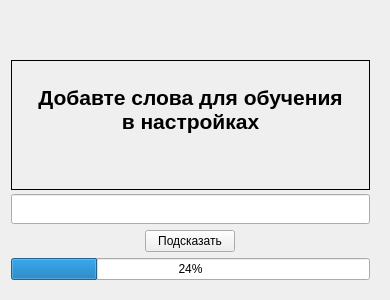
<?xml version="1.0" encoding="UTF-8"?>
<ui version="4.0">
 <class>MainWindow</class>
 <widget class="QMainWindow" name="MainWindow">
  <property name="geometry">
   <rect>
    <x>0</x>
    <y>0</y>
    <width>390</width>
    <height>300</height>
   </rect>
  </property>
  <property name="windowTitle">
   <string>Teacer word</string>
  </property>
  <property name="windowIcon">
   <iconset resource="file.qrc">
    <normaloff>:/icon/icon_trey</normaloff>:/icon/icon_trey</iconset>
  </property>
  <widget class="QWidget" name="centralWidget">
   <widget class="QWidget" name="verticalWidget" native="true">
    <property name="geometry">
     <rect>
      <x>10</x>
      <y>60</y>
      <width>371</width>
      <height>231</height>
     </rect>
    </property>
    <layout class="QVBoxLayout" name="verticalLayout">
     <property name="leftMargin">
      <number>1</number>
     </property>
     <property name="topMargin">
      <number>0</number>
     </property>
     <item>
      <widget class="QLabel" name="show_word">
       <property name="minimumSize">
        <size>
         <width>0</width>
         <height>130</height>
        </size>
       </property>
       <property name="palette">
        <palette>
         <active>
          <colorrole role="WindowText">
           <brush brushstyle="SolidPattern">
            <color alpha="255">
             <red>0</red>
             <green>0</green>
             <blue>0</blue>
            </color>
           </brush>
          </colorrole>
          <colorrole role="Button">
           <brush brushstyle="SolidPattern">
            <color alpha="255">
             <red>223</red>
             <green>175</green>
             <blue>186</blue>
            </color>
           </brush>
          </colorrole>
          <colorrole role="Light">
           <brush brushstyle="SolidPattern">
            <color alpha="255">
             <red>255</red>
             <green>255</green>
             <blue>255</blue>
            </color>
           </brush>
          </colorrole>
          <colorrole role="Midlight">
           <brush brushstyle="SolidPattern">
            <color alpha="255">
             <red>239</red>
             <green>215</green>
             <blue>220</blue>
            </color>
           </brush>
          </colorrole>
          <colorrole role="Dark">
           <brush brushstyle="SolidPattern">
            <color alpha="255">
             <red>111</red>
             <green>87</green>
             <blue>93</blue>
            </color>
           </brush>
          </colorrole>
          <colorrole role="Mid">
           <brush brushstyle="SolidPattern">
            <color alpha="255">
             <red>149</red>
             <green>117</green>
             <blue>124</blue>
            </color>
           </brush>
          </colorrole>
          <colorrole role="Text">
           <brush brushstyle="SolidPattern">
            <color alpha="255">
             <red>0</red>
             <green>0</green>
             <blue>0</blue>
            </color>
           </brush>
          </colorrole>
          <colorrole role="BrightText">
           <brush brushstyle="SolidPattern">
            <color alpha="255">
             <red>255</red>
             <green>255</green>
             <blue>255</blue>
            </color>
           </brush>
          </colorrole>
          <colorrole role="ButtonText">
           <brush brushstyle="SolidPattern">
            <color alpha="255">
             <red>0</red>
             <green>0</green>
             <blue>0</blue>
            </color>
           </brush>
          </colorrole>
          <colorrole role="Base">
           <brush brushstyle="SolidPattern">
            <color alpha="255">
             <red>255</red>
             <green>255</green>
             <blue>255</blue>
            </color>
           </brush>
          </colorrole>
          <colorrole role="Window">
           <brush brushstyle="SolidPattern">
            <color alpha="255">
             <red>223</red>
             <green>175</green>
             <blue>186</blue>
            </color>
           </brush>
          </colorrole>
          <colorrole role="Shadow">
           <brush brushstyle="SolidPattern">
            <color alpha="255">
             <red>0</red>
             <green>0</green>
             <blue>0</blue>
            </color>
           </brush>
          </colorrole>
          <colorrole role="AlternateBase">
           <brush brushstyle="SolidPattern">
            <color alpha="255">
             <red>239</red>
             <green>215</green>
             <blue>220</blue>
            </color>
           </brush>
          </colorrole>
          <colorrole role="ToolTipBase">
           <brush brushstyle="SolidPattern">
            <color alpha="255">
             <red>255</red>
             <green>255</green>
             <blue>220</blue>
            </color>
           </brush>
          </colorrole>
          <colorrole role="ToolTipText">
           <brush brushstyle="SolidPattern">
            <color alpha="255">
             <red>0</red>
             <green>0</green>
             <blue>0</blue>
            </color>
           </brush>
          </colorrole>
         </active>
         <inactive>
          <colorrole role="WindowText">
           <brush brushstyle="SolidPattern">
            <color alpha="255">
             <red>0</red>
             <green>0</green>
             <blue>0</blue>
            </color>
           </brush>
          </colorrole>
          <colorrole role="Button">
           <brush brushstyle="SolidPattern">
            <color alpha="255">
             <red>223</red>
             <green>175</green>
             <blue>186</blue>
            </color>
           </brush>
          </colorrole>
          <colorrole role="Light">
           <brush brushstyle="SolidPattern">
            <color alpha="255">
             <red>255</red>
             <green>255</green>
             <blue>255</blue>
            </color>
           </brush>
          </colorrole>
          <colorrole role="Midlight">
           <brush brushstyle="SolidPattern">
            <color alpha="255">
             <red>239</red>
             <green>215</green>
             <blue>220</blue>
            </color>
           </brush>
          </colorrole>
          <colorrole role="Dark">
           <brush brushstyle="SolidPattern">
            <color alpha="255">
             <red>111</red>
             <green>87</green>
             <blue>93</blue>
            </color>
           </brush>
          </colorrole>
          <colorrole role="Mid">
           <brush brushstyle="SolidPattern">
            <color alpha="255">
             <red>149</red>
             <green>117</green>
             <blue>124</blue>
            </color>
           </brush>
          </colorrole>
          <colorrole role="Text">
           <brush brushstyle="SolidPattern">
            <color alpha="255">
             <red>0</red>
             <green>0</green>
             <blue>0</blue>
            </color>
           </brush>
          </colorrole>
          <colorrole role="BrightText">
           <brush brushstyle="SolidPattern">
            <color alpha="255">
             <red>255</red>
             <green>255</green>
             <blue>255</blue>
            </color>
           </brush>
          </colorrole>
          <colorrole role="ButtonText">
           <brush brushstyle="SolidPattern">
            <color alpha="255">
             <red>0</red>
             <green>0</green>
             <blue>0</blue>
            </color>
           </brush>
          </colorrole>
          <colorrole role="Base">
           <brush brushstyle="SolidPattern">
            <color alpha="255">
             <red>255</red>
             <green>255</green>
             <blue>255</blue>
            </color>
           </brush>
          </colorrole>
          <colorrole role="Window">
           <brush brushstyle="SolidPattern">
            <color alpha="255">
             <red>223</red>
             <green>175</green>
             <blue>186</blue>
            </color>
           </brush>
          </colorrole>
          <colorrole role="Shadow">
           <brush brushstyle="SolidPattern">
            <color alpha="255">
             <red>0</red>
             <green>0</green>
             <blue>0</blue>
            </color>
           </brush>
          </colorrole>
          <colorrole role="AlternateBase">
           <brush brushstyle="SolidPattern">
            <color alpha="255">
             <red>239</red>
             <green>215</green>
             <blue>220</blue>
            </color>
           </brush>
          </colorrole>
          <colorrole role="ToolTipBase">
           <brush brushstyle="SolidPattern">
            <color alpha="255">
             <red>255</red>
             <green>255</green>
             <blue>220</blue>
            </color>
           </brush>
          </colorrole>
          <colorrole role="ToolTipText">
           <brush brushstyle="SolidPattern">
            <color alpha="255">
             <red>0</red>
             <green>0</green>
             <blue>0</blue>
            </color>
           </brush>
          </colorrole>
         </inactive>
         <disabled>
          <colorrole role="WindowText">
           <brush brushstyle="SolidPattern">
            <color alpha="255">
             <red>111</red>
             <green>87</green>
             <blue>93</blue>
            </color>
           </brush>
          </colorrole>
          <colorrole role="Button">
           <brush brushstyle="SolidPattern">
            <color alpha="255">
             <red>223</red>
             <green>175</green>
             <blue>186</blue>
            </color>
           </brush>
          </colorrole>
          <colorrole role="Light">
           <brush brushstyle="SolidPattern">
            <color alpha="255">
             <red>255</red>
             <green>255</green>
             <blue>255</blue>
            </color>
           </brush>
          </colorrole>
          <colorrole role="Midlight">
           <brush brushstyle="SolidPattern">
            <color alpha="255">
             <red>239</red>
             <green>215</green>
             <blue>220</blue>
            </color>
           </brush>
          </colorrole>
          <colorrole role="Dark">
           <brush brushstyle="SolidPattern">
            <color alpha="255">
             <red>111</red>
             <green>87</green>
             <blue>93</blue>
            </color>
           </brush>
          </colorrole>
          <colorrole role="Mid">
           <brush brushstyle="SolidPattern">
            <color alpha="255">
             <red>149</red>
             <green>117</green>
             <blue>124</blue>
            </color>
           </brush>
          </colorrole>
          <colorrole role="Text">
           <brush brushstyle="SolidPattern">
            <color alpha="255">
             <red>111</red>
             <green>87</green>
             <blue>93</blue>
            </color>
           </brush>
          </colorrole>
          <colorrole role="BrightText">
           <brush brushstyle="SolidPattern">
            <color alpha="255">
             <red>255</red>
             <green>255</green>
             <blue>255</blue>
            </color>
           </brush>
          </colorrole>
          <colorrole role="ButtonText">
           <brush brushstyle="SolidPattern">
            <color alpha="255">
             <red>111</red>
             <green>87</green>
             <blue>93</blue>
            </color>
           </brush>
          </colorrole>
          <colorrole role="Base">
           <brush brushstyle="SolidPattern">
            <color alpha="255">
             <red>223</red>
             <green>175</green>
             <blue>186</blue>
            </color>
           </brush>
          </colorrole>
          <colorrole role="Window">
           <brush brushstyle="SolidPattern">
            <color alpha="255">
             <red>223</red>
             <green>175</green>
             <blue>186</blue>
            </color>
           </brush>
          </colorrole>
          <colorrole role="Shadow">
           <brush brushstyle="SolidPattern">
            <color alpha="255">
             <red>0</red>
             <green>0</green>
             <blue>0</blue>
            </color>
           </brush>
          </colorrole>
          <colorrole role="AlternateBase">
           <brush brushstyle="SolidPattern">
            <color alpha="255">
             <red>223</red>
             <green>175</green>
             <blue>186</blue>
            </color>
           </brush>
          </colorrole>
          <colorrole role="ToolTipBase">
           <brush brushstyle="SolidPattern">
            <color alpha="255">
             <red>255</red>
             <green>255</green>
             <blue>220</blue>
            </color>
           </brush>
          </colorrole>
          <colorrole role="ToolTipText">
           <brush brushstyle="SolidPattern">
            <color alpha="255">
             <red>0</red>
             <green>0</green>
             <blue>0</blue>
            </color>
           </brush>
          </colorrole>
         </disabled>
        </palette>
       </property>
       <property name="font">
        <font>
         <pointsize>20</pointsize>
         <weight>75</weight>
         <bold>true</bold>
         <stylestrategy>PreferAntialias</stylestrategy>
        </font>
       </property>
       <property name="frameShape">
        <enum>QFrame::Box</enum>
       </property>
       <property name="text">
        <string>&lt;html&gt;&lt;head/&gt;
&lt;body&gt;
&lt;center&gt;

&lt;span style=&quot; font-size:16pt;&quot;&gt;
Добавте слова для обучения 
&lt;br&gt;
в настройках 
&lt;br&gt;
&lt;img src=&quot;:/icon/setting&quot; width=&quot;50&quot;/&gt;
&lt;/span&gt;

&lt;/center&gt;
&lt;/body&gt;
&lt;/html&gt;</string>
       </property>
       <property name="alignment">
        <set>Qt::AlignCenter</set>
       </property>
      </widget>
     </item>
     <item>
      <widget class="QLineEdit" name="input_word_edit">
       <property name="minimumSize">
        <size>
         <width>200</width>
         <height>30</height>
        </size>
       </property>
       <property name="alignment">
        <set>Qt::AlignCenter</set>
       </property>
      </widget>
     </item>
     <item>
      <spacer name="verticalSpacer">
       <property name="orientation">
        <enum>Qt::Vertical</enum>
       </property>
       <property name="sizeHint" stdset="0">
        <size>
         <width>20</width>
         <height>20</height>
        </size>
       </property>
      </spacer>
     </item>
     <item>
      <layout class="QHBoxLayout" name="horizontalLayout">
       <item>
        <widget class="QPushButton" name="push_help">
         <property name="maximumSize">
          <size>
           <width>90</width>
           <height>16777215</height>
          </size>
         </property>
         <property name="text">
          <string>Подсказать</string>
         </property>
        </widget>
       </item>
      </layout>
     </item>
     <item>
      <widget class="QProgressBar" name="progress_lesson">
       <property name="value">
        <number>24</number>
       </property>
      </widget>
     </item>
    </layout>
   </widget>
  </widget>
 </widget>
 <layoutdefault spacing="6" margin="11"/>
 <resources>
  <include location="file.qrc"/>
 </resources>
 <connections/>
</ui>
